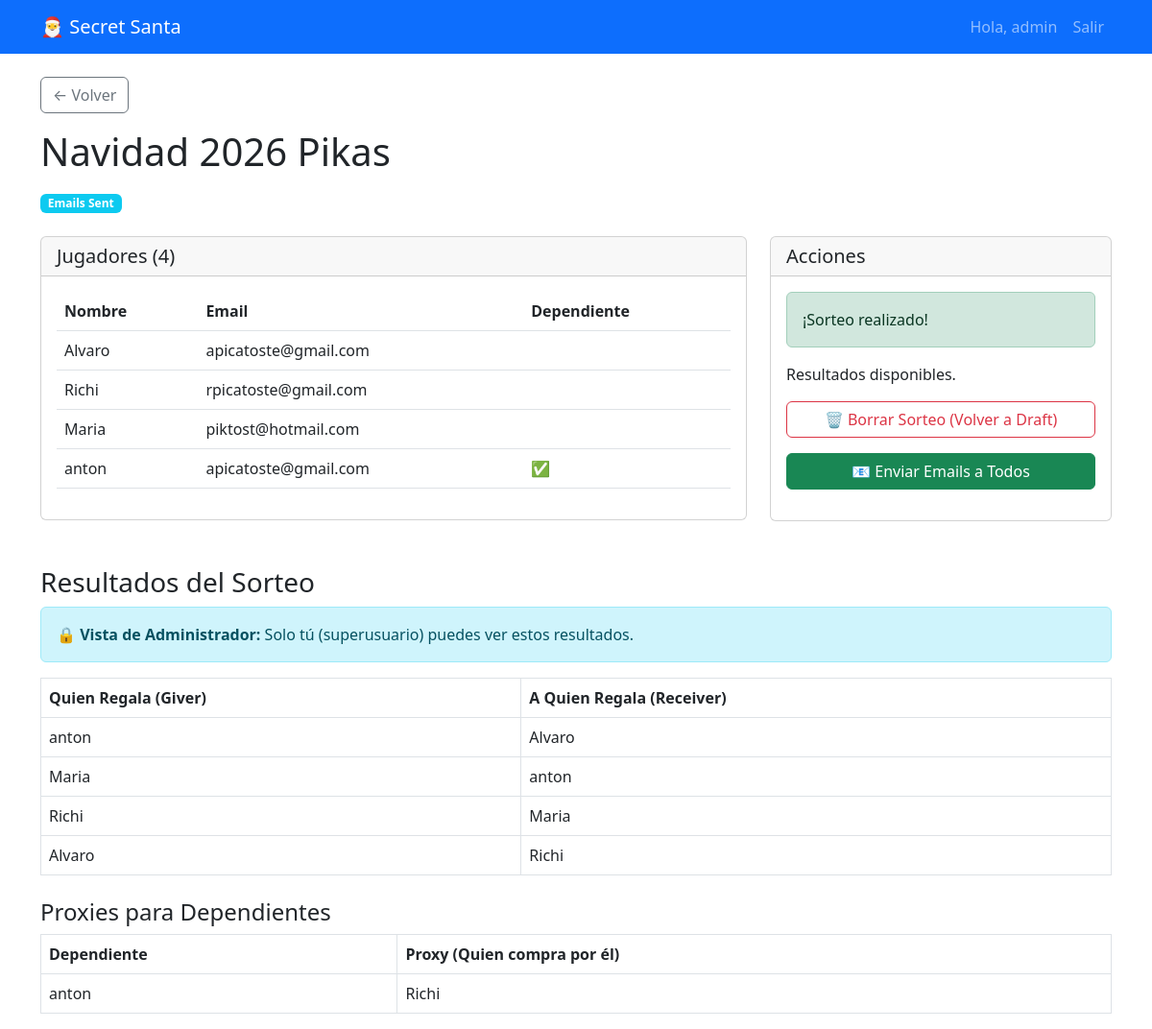
Screenshot of /game/1/ (signed in) with the database file from the repository.
### secretsanta/models.py (models this page shows, shortened)
class Game(models.Model):
    class Status(models.TextChoices):
        DRAFT = 'draft', _('Draft')
        DRAWN = 'drawn', _('Drawn')
        EMAILS_SENT = 'emails_sent', _('Emails Sent')
        EMAILS_ERROR = 'emails_error', _('Emails Error')
    owner = models.ForeignKey(User, on_delete=models.CASCADE, related_name='games')
    name = models.CharField(max_length=200)
    description = models.TextField(blank=True)
    created_at = models.DateTimeField(auto_now_add=True)
    updated_at = models.DateTimeField(auto_now=True)
    status = models.CharField(
        max_length=20,
        choices=Status.choices,
        default=Status.DRAFT,
    )

class Player(models.Model):
    game = models.ForeignKey(Game, on_delete=models.CASCADE, related_name='players')
    name = models.CharField(max_length=100)
    email = models.EmailField()
    is_dependent = models.BooleanField(default=False)
    note = models.TextField(blank=True, help_text="Optional note for the organizer or Santa")

class Assignment(models.Model):
    game = models.ForeignKey(Game, on_delete=models.CASCADE, related_name='assignments')
    giver = models.OneToOneField(Player, on_delete=models.CASCADE, related_name='assignment_as_giver')
    receiver = models.OneToOneField(Player, on_delete=models.CASCADE, related_name='assignment_as_receiver')
    class Meta:
        unique_together = ('game', 'giver') # Redundant with OneToOne but good for clarity

class DependentProxy(models.Model):
    game = models.ForeignKey(Game, on_delete=models.CASCADE, related_name='proxies')
    dependent = models.OneToOneField(Player, on_delete=models.CASCADE, related_name='proxy_assignment')
    proxy = models.ForeignKey(Player, on_delete=models.CASCADE, related_name='proxy_for')

### secretsanta/views.py (the view)
# urls.py: path('game/<int:pk>/', views.GameDetailView.as_view(), name='game_detail'),
class GameDetailView(LoginRequiredMixin, DetailView):
    model = Game
    template_name = 'secretsanta/game_detail.html'
    context_object_name = 'game'
    def get_queryset(self):
        if self.request.user.is_superuser:
            return Game.objects.all()
        return Game.objects.filter(owner=self.request.user)
    def get_context_data(self, **kwargs):
        context = super().get_context_data(**kwargs)
        game = self.object
        context['players'] = game.players.all()
        context['forbidden_pairs'] = game.forbidden_pairs.all()
        if self.request.user.is_superuser:
            context['assignments'] = game.assignments.all().select_related('giver', 'receiver')
            context['proxies'] = game.proxies.all().select_related('dependent', 'proxy')
            context['can_view_results'] = True
        else:
            context['assignments'] = []
            context['proxies'] = []
            context['can_view_results'] = False
        return context

### secretsanta/templates/secretsanta/game_detail.html (shortened to what this page needs)
{% extends 'base.html' %}
{% block content %}
<div class="mb-4">
    <a href="{% url 'game_list' %}" class="btn btn-outline-secondary mb-3">&larr; Volver</a>
    <div class="d-flex justify-content-between align-items-start">
        <div>
            <h1>{{ game.name }}</h1>
            <span
                class="badge bg-{% if game.status == 'draft' %}secondary{% elif game.status == 'drawn' %}primary{% else %}info{% endif %}">
                {{ game.get_status_display }}
            </span>
        </div>
    </div>
</div>
<div class="row">
    <div class="col-md-8">
        <div class="card mb-4">
            <div class="card-header d-flex justify-content-between align-items-center">
                <h5 class="mb-0">Jugadores ({{ players.count }})</h5>
            </div>
            <div class="card-body">
                {% if players %}
                <table class="table table-hover">
                    <thead>
                        <tr>
                            <th>Nombre</th>
                            <th>Email</th>
                            <th>Dependiente</th>
                        </tr>
                    </thead>
                    <tbody>
                        {% for player in players %}
                        <tr>
                            <td>{{ player.name }}</td>
                            <td>{{ player.email }}</td>
                            <td>{% if player.is_dependent %}✅{% endif %}</td>
                        </tr>
                        {% endfor %}
                    </tbody>
                </table>
                {% else %}
                <p class="text-muted">No hay jugadores aún.</p>
                {% endif %}
            </div>
        </div>
    </div>
    <div class="col-md-4">
        <div class="card">
            <div class="card-header">
                <h5 class="mb-0">Acciones</h5>
            </div>
            <div class="card-body">
                {% if game.status == 'draft' %}
                <p>Cuando tengas todos los jugadores (mínimo 3) y restricciones listas, lanza el sorteo.</p>
                <form action="{% url 'game_draw' game.pk %}" method="post">
                    {% csrf_token %}
                    <button type="submit" class="btn btn-primary w-100" {% if players.count < 3 %}disabled{% endif %}>
                        🎲 Realizar Sorteo
                    </button>
                </form>
                {% else %}
                <div class="alert alert-success">
                    ¡Sorteo realizado!
                </div>
                <p>Resultados disponibles.</p>
                <form action="{% url 'game_reset' game.pk %}" method="post" class="mb-3"
                    onsubmit="return confirm('¿Estás seguro? Se borrarán todas las asignaciones.');">
                    <button type="submit" class="btn btn-outline-danger w-100">
                        🗑️ Borrar Sorteo (Volver a Draft)
                    </button>
                </form>
                <form action="{% url 'game_send_emails' game.pk %}" method="post" class="mb-3">
                    <button type="submit" class="btn btn-success w-100">
                        📧 Enviar Emails a Todos
                    </button>
                </form>
                {% endif %}
            </div>
        </div>
    </div>
</div>
{% if game.status != 'draft' %}
<div class="row mt-4">
    <div class="col-12">
        {% if can_view_results %}
        <h3>Resultados del Sorteo</h3>
        <div class="alert alert-info">
            <strong>🔒 Vista de Administrador:</strong> Solo tú (superusuario) puedes ver estos resultados.
        </div>
        <table class="table table-bordered">
            <thead>
                <tr>
                    <th>Quien Regala (Giver)</th>
                    <th>A Quien Regala (Receiver)</th>
                </tr>
            </thead>
            <tbody>
                {% for assignment in assignments %}
                <tr>
                    <td>{{ assignment.giver.name }}</td>
                    <td>{{ assignment.receiver.name }}</td>
                </tr>
                {% endfor %}
            </tbody>
        </table>
        {% if proxies %}
        <h4 class="mt-4">Proxies para Dependientes</h4>
        <table class="table table-bordered">
            <thead>
                <tr>
                    <th>Dependiente</th>
                    <th>Proxy (Quien compra por él)</th>
                </tr>
            </thead>
            <tbody>
                {% for proxy in proxies %}
                <tr>
                    <td>{{ proxy.dependent.name }}</td>
                    <td>{{ proxy.proxy.name }}</td>
                </tr>
                {% endfor %}
            </tbody>
        </table>
        {% endif %}
        {% endif %}
    </div>
</div>
{% endif %}
{% endblock %}

### secretsanta/templates/base.html (shortened to what this page needs)
<!DOCTYPE html>
<html lang="es">
<head>
    <link href="https://cdn.jsdelivr.net/npm/bootstrap@5.3.0/dist/css/bootstrap.min.css" rel="stylesheet">
</head>
<body>
    <nav class="navbar navbar-expand-lg navbar-dark bg-primary mb-4">
        <div class="container">
            <a class="navbar-brand" href="{% url 'game_list' %}">🎅 Secret Santa</a>
            <div class="collapse navbar-collapse" id="navbarNav">
                <ul class="navbar-nav ms-auto">
                    {% if user.is_authenticated %}
                        <li class="nav-item">
                            <span class="nav-link">Hola, {{ user.username }}</span>
                        </li>
                        <li class="nav-item">
                            <form action="{% url 'logout' %}" method="post" class="d-inline">
                                <button type="submit" class="btn btn-link nav-link">Salir</button>
                            </form>
                        </li>
                    {% else %}
                        <li class="nav-item">
                            <a class="nav-link" href="{% url 'login' %}">Entrar</a>
                        </li>
                    {% endif %}
                </ul>
            </div>
        </div>
    </nav>
    <div class="container">
        {% block content %}{% endblock %}
    </div>
</body>
</html>

### rows the page displays
Game: name "Navidad 2026 Pikas", status "Emails Sent", count "4"
Player: name "Alvaro", email "apicatoste@gmail.com"
Player: name "Richi", email "rpicatoste@gmail.com"
Player: name "Maria", email "piktost@hotmail.com"
Player: name "anton", email "apicatoste@gmail.com"
Assignment: giver.name "anton", receiver.name "Alvaro"
Assignment: giver.name "Maria", receiver.name "anton"
Assignment: giver.name "Richi", receiver.name "Maria"
Assignment: giver.name "Alvaro", receiver.name "Richi"
DependentProxy: dependent.name "anton", proxy.name "Richi"

### other values shown
{{ user.username }} "admin"
